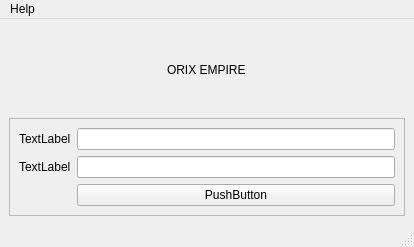
<?xml version="1.0" encoding="UTF-8"?>
<ui version="4.0">
 <class>MainWindow</class>
 <widget class="QMainWindow" name="MainWindow">
  <property name="geometry">
   <rect>
    <x>0</x>
    <y>0</y>
    <width>414</width>
    <height>247</height>
   </rect>
  </property>
  <property name="windowTitle">
   <string>MainWindow</string>
  </property>
  <widget class="QWidget" name="centralwidget">
   <layout class="QVBoxLayout" name="verticalLayout">
    <item alignment="Qt::AlignHCenter">
     <widget class="QLabel" name="label_3">
      <property name="text">
       <string>ORIX EMPIRE</string>
      </property>
     </widget>
    </item>
    <item>
     <widget class="QFrame" name="frame">
      <property name="frameShape">
       <enum>QFrame::StyledPanel</enum>
      </property>
      <property name="frameShadow">
       <enum>QFrame::Raised</enum>
      </property>
      <layout class="QVBoxLayout" name="verticalLayout_2">
       <item>
        <layout class="QFormLayout" name="formLayout">
         <item row="0" column="0">
          <widget class="QLabel" name="label">
           <property name="text">
            <string>TextLabel</string>
           </property>
           <property name="buddy">
            <cstring>lineEdit</cstring>
           </property>
          </widget>
         </item>
         <item row="0" column="1">
          <widget class="QLineEdit" name="lineEdit"/>
         </item>
         <item row="1" column="0">
          <widget class="QLabel" name="label_2">
           <property name="text">
            <string>TextLabel</string>
           </property>
           <property name="buddy">
            <cstring>lineEdit_2</cstring>
           </property>
          </widget>
         </item>
         <item row="1" column="1">
          <widget class="QLineEdit" name="lineEdit_2"/>
         </item>
         <item row="2" column="1">
          <widget class="QPushButton" name="pushButton">
           <property name="text">
            <string>PushButton</string>
           </property>
          </widget>
         </item>
        </layout>
       </item>
      </layout>
     </widget>
    </item>
   </layout>
  </widget>
  <widget class="QMenuBar" name="menubar">
   <property name="geometry">
    <rect>
     <x>0</x>
     <y>0</y>
     <width>414</width>
     <height>27</height>
    </rect>
   </property>
   <widget class="QMenu" name="menuHelp">
    <property name="title">
     <string>Help</string>
    </property>
    <addaction name="actionAbout"/>
   </widget>
   <addaction name="menuHelp"/>
  </widget>
  <widget class="QStatusBar" name="statusbar"/>
  <action name="actionAbout">
   <property name="text">
    <string>About</string>
   </property>
  </action>
 </widget>
 <resources/>
 <connections/>
</ui>
